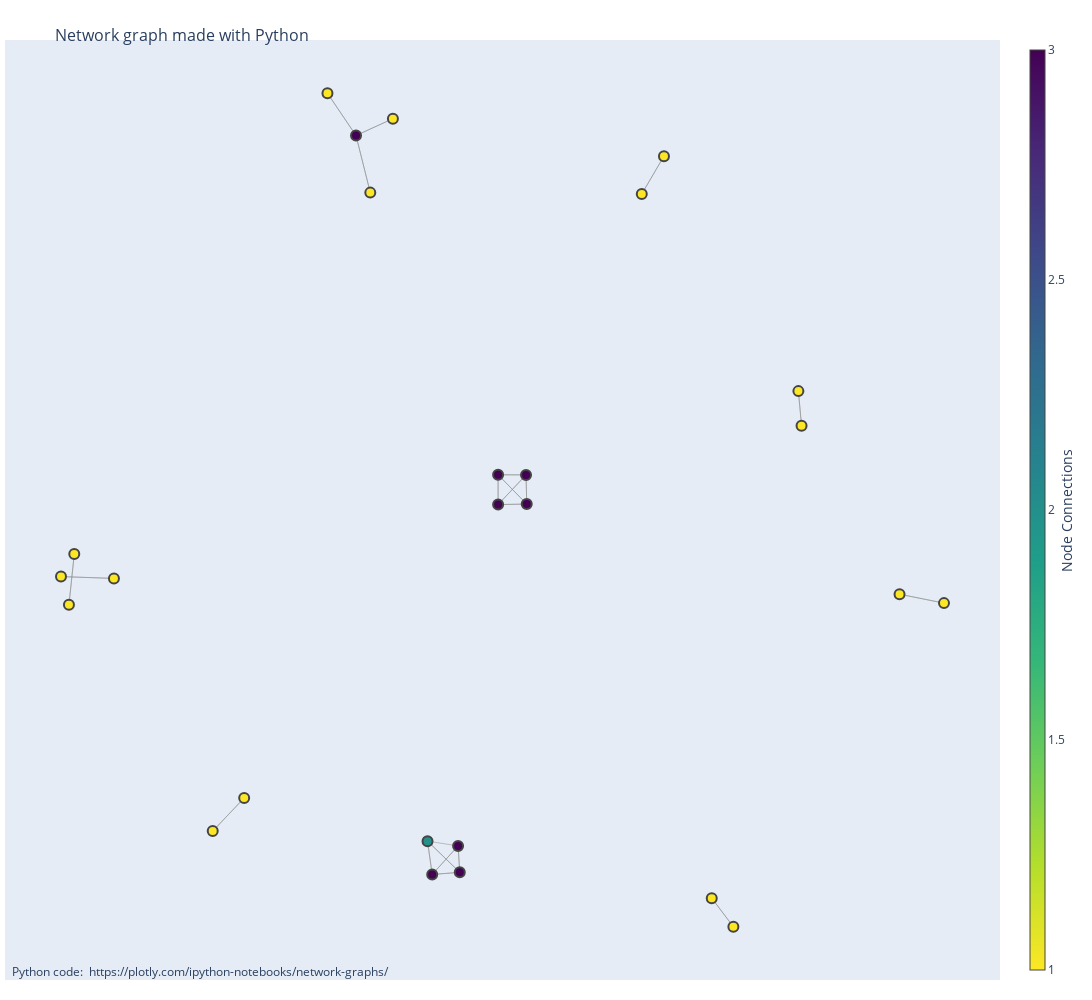

Notebook source saved alongside this figure:
### Markdown cell above
## Examine sub-component graph

### Code cell
cycles = list(nx.simple_cycles(comp_subgraph))
nodes_in_cycle = set(itertools.chain.from_iterable(cycles))
print(
    f"Found {len(cycles)} cycles with {len(nodes_in_cycle)} nodes. {100 * len(nodes_in_cycle) / len(comp_subgraph)}% of the nodes are in a cycle."
)
cycle_subg = comp_subgraph.subgraph(nodes_in_cycle)
plotly_draw(cycle_subg, dset)

### Figure 1 — Plotly figure (JSON) as saved in the notebook; plotly's stock layout.template omitted (floating-point values rounded to 4 significant figures; data arrays with more than 128 entries replaced by an {"elided": "..."} marker saying what was removed)
{"data": [{"hoverinfo": "none", "line": {"color": "#888", "width": 0.5}, "mode": "lines", "type": "scatter", "x": {"elided": "129 float values"}, "y": {"elided": "129 float values"}}, {"hoverinfo": "text", "marker": {"color": [1, 1, 1, 3, 3, 1, 1, 1, 1, 1, 1, 1, 3, 3, 3, 3, 3, 1, 1, 1, 1, 2, 3, 1, 1, 1], "colorbar": {"thickness": 15, "title": {"side": "right", "text": "Node Connections"}, "xanchor": "left"}, "colorscale": [[0, "#440154"], [0.1111, "#482878"], [0.2222, "#3e4989"], [0.3333, "#31688e"], [0.4444, "#26828e"], [0.5556, "#1f9e89"], [0.6667, "#35b779"], [0.7778, "#6ece58"], [0.8889, "#b5de2b"], [1, "#fde725"]], "line": {"width": 2}, "reversescale": true, "showscale": true, "size": 10}, "mode": "markers", "text": ["ANSSI-CC-2010/01 (b5b8bd0cb8bb7658) (# conns: 1)", "ANSSI-CC-2010/24 (b9789028f97490ce) (# conns: 1)", "CRP282 (1172a88e009dc248) (# conns: 1)", "BSI-DSZ-CC-0912-2014 (f17fe9ceea628f62) (# conns: 3)", "BSI-DSZ-CC-0914-2014 (a17918ec81a36da6) (# conns: 3)", "ANSSI-CC-2020/44 (e6e8add5e4db2d9d) (# conns: 1)", "BSI-DSZ-CC-0808-V3-2017 (aea11fd4d2a7709d) (# conns: 1)", "ANSSI-CC-2010/23 (74727e1e9f40b1db) (# conns: 1)", "BSI-DSZ-CC-0346-2006 (b88f4271f7200c7d) (# conns: 1)", "ANSSI-CC-2020/45 (1c9bd4db3d8388f7) (# conns: 1)", "BSI-DSZ-CC-0808-V2-2016 (d317c9c2e53ce427) (# conns: 1)", "ANSSI-CC-2010/02 (dbbf02a1cd0ad33b) (# conns: 1)", "BSI-DSZ-CC-0799-2012 (317713948b4473b3) (# conns: 3)", "BSI-DSZ-CC-0913-2014 (5cec11774890d61e) (# conns: 3)", "BSI-DSZ-CC-0804-2012 (743318f3a2b4e281) (# conns: 3)", "BSI-DSZ-CC-0797-2012 (9cc6c08cbaa694f2) (# conns: 3)", "ANSSI-CC-2020/42 (dcb259767b98f381) (# conns: 3)", "CRP279 (4893140ae5daadaf) (# conns: 1)", "BSI-DSZ-CC-0809-V3-2017 (1ea31bb5f6a15995) (# conns: 1)", "BSI-DSZ-CC-0347-2006 (bff1330c13ccd99b) (# conns: 1)", "ANSSI-CC-2020/43 (e676143c80802a59) (# conns: 1)", "BSI-DSZ-CC-0911-2014 (f9d96d0eb2bc85cc) (# conns: 2)", "BSI-DSZ-CC-0798-2012 (37b94c08f8e25249) (# conns: 3)", "CRP278 (f1b9158cc2b98388) (# conns: 1)", "BSI-DSZ-CC-0809-V2-2016 (bdf8d5624e230986) (# conns: 1)", "CRP281 (6700028a309c3f7f) (# conns: 1)"], "type": "scatter", "x": [0.4081, 0.5091, -0.8383, -0.02702, -0.02345, -0.2126, -0.4792, 0.5548, -0.7544, -0.1648, 0.6922, 0.3612, 0.1166, -0.08174, 0.05754, 0.1181, -0.2427, 1, -0.5456, -0.8663, -0.3031, -0.09159, 0.05758, 0.9061, 0.6989, -0.8495], "y": [0.7745, -0.7189, -0.02646, -0.6139, -0.667, 0.7011, -0.5173, -0.7765, -0.07543, 0.8499, 0.3015, 0.6983, 0.1329, -0.6713, 0.1332, 0.07419, 0.8159, -0.1252, -0.584, -0.07175, 0.9011, -0.6042, 0.07323, -0.1072, 0.2321, -0.1286]}], "layout": {"annotations": [{"showarrow": false, "text": "Python code: <a href='https://plotly.com/ipython-notebooks/network-graphs/'> https://plotly.com/ipython-notebooks/network-graphs/</a>", "x": 0.005, "xref": "paper", "y": -0.002, "yref": "paper"}], "autosize": false, "height": 1000, "hovermode": "closest", "margin": {"b": 20, "l": 5, "r": 5, "t": 40}, "showlegend": false, "title": {"font": {"size": 16}, "text": "<br>Network graph made with Python"}, "width": 1600, "xaxis": {"showgrid": false, "showticklabels": false, "zeroline": false}, "yaxis": {"showgrid": false, "showticklabels": false, "zeroline": false}}}
